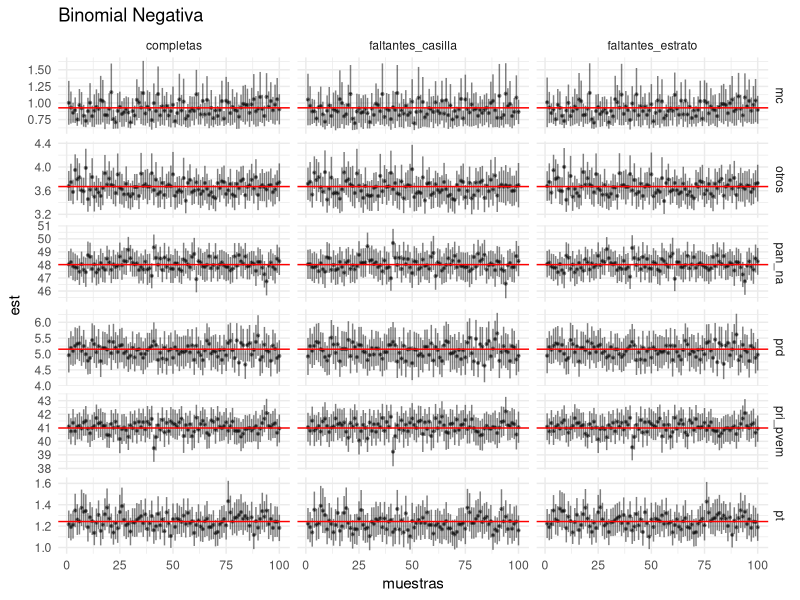
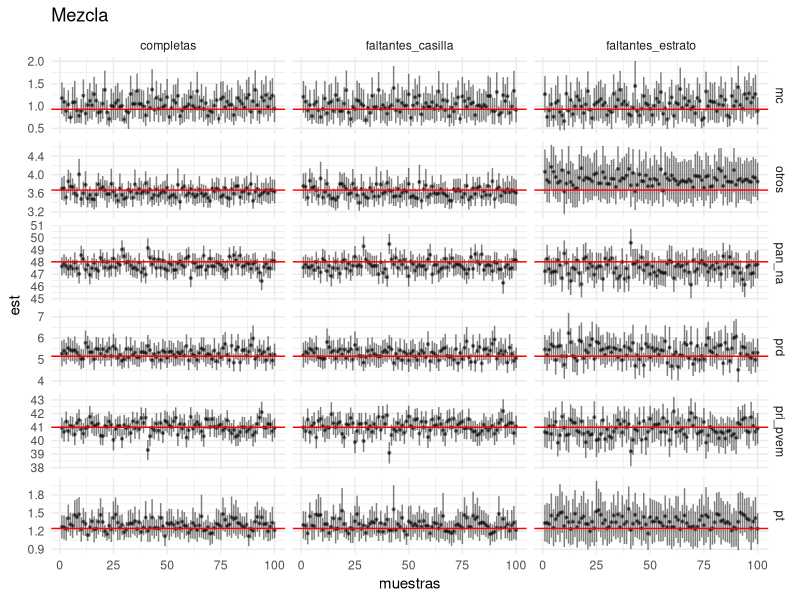
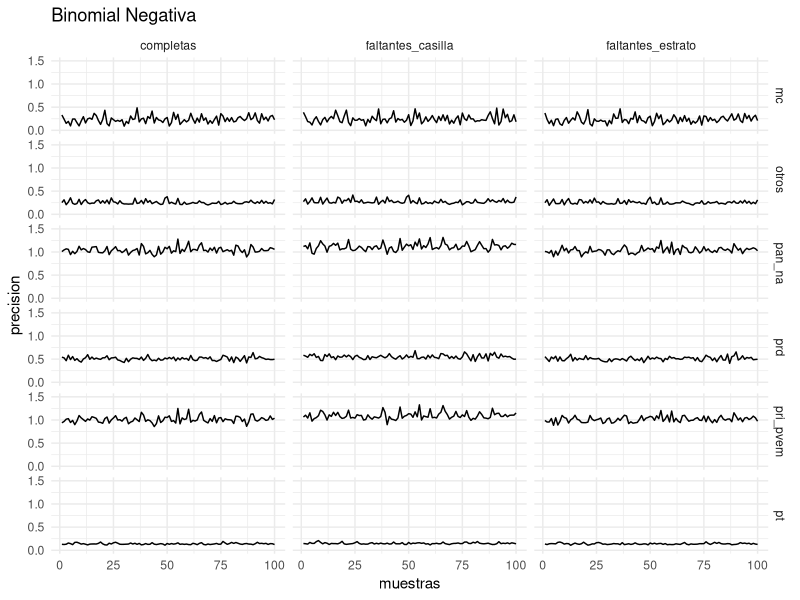
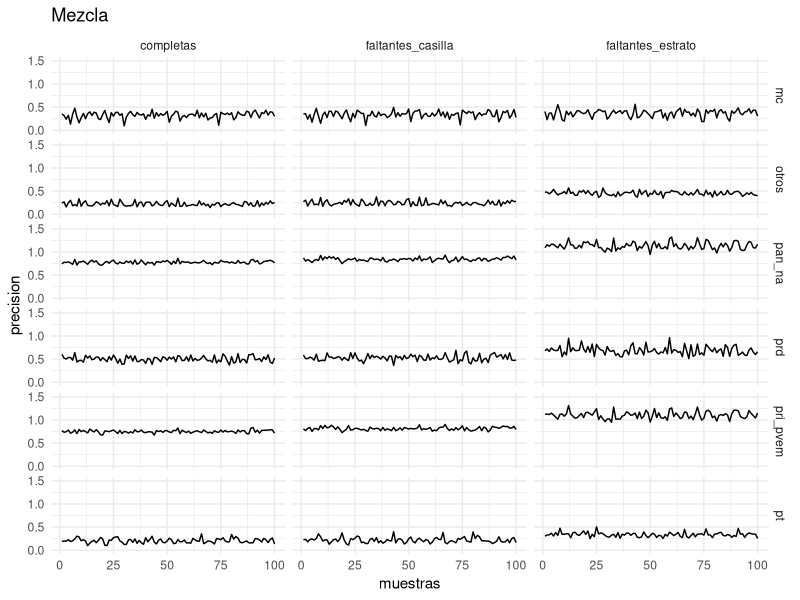
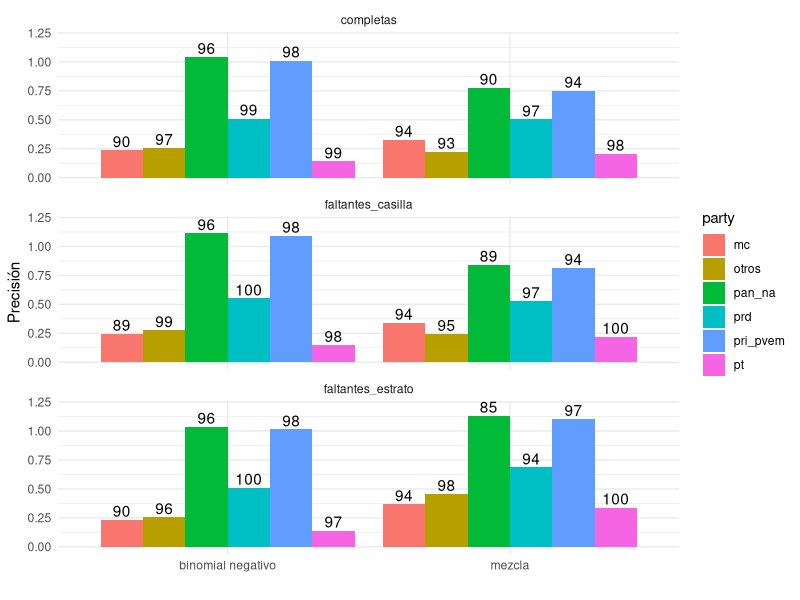

R code for these plots, in order:
## ---- chunk 1
library(tidyverse)
## ---- chunk 2
completas <- read_csv(
  here::here("results/estimaciones_gto/completas.csv")
) %>% 
  mutate(muestra = "completas")
estrato   <- read_csv(
  here::here("results/estimaciones_gto/faltantes_estrato.csv")
) %>% 
  mutate(muestra = "faltantes_estrato")
casilla   <- read_csv(
  here::here("results/estimaciones_gto/faltantes_casilla.csv")
) %>% 
  mutate(muestra = "faltantes_casilla")
completam <- read_csv(here::here("results/estimaciones_gto/completas_gto_anzarut.csv")) %>% 
  mutate(muestra = "completas")

casillam <- read_csv(here::here("results/estimaciones_gto/faltantes_casilla_gto_anzarut.csv")) %>% 
  mutate(muestra = "faltantes_casilla")

estratom <- read_csv(here::here("results/estimaciones_gto/faltantes_estrato_gto_anzarut.csv")) %>% 
  mutate(muestra = "faltantes_estrato")


real <- readr::read_csv(here::here("data/gto_2012.csv")) %>% 
    gather(partido, n_votes, pri_pvem:otros) %>% 
    group_by(partido) %>% 
    summarise(n_votes = sum(n_votes)) %>% 
    mutate(rank = rank(-n_votes)) %>% 
    ungroup() %>% 
    mutate(prop_votes = 100 * n_votes / sum(n_votes)) %>% 
    rename(
      party = partido, 
      real  = prop_votes
    )



full_join(completas, estrato) %>% 
  full_join(casilla) %>% 
  full_join(real) %>% 
  # na.omit %>% 
  ggplot(
    aes(
      x = n_muestra
    )
  ) +
  facet_grid(party ~ muestra, scales = "free_y") +
  # geom_point(aes(y = mean_post)) +
  geom_pointrange(
    aes(ymin = int_l, ymax = int_r, y = mean_post),
    alpha = 0.5, fatten = 0.15
  ) +
  theme_minimal() +
  geom_hline(aes(yintercept = real), colour = "red") +
  labs(x = "muestras", y = "est", title = "Binomial Negativa")

full_join(completam, estratom) %>% 
  full_join(casillam) %>% 
  rename(party = partido, int_r = LS, int_l = LI, mean_post = est) %>% 
  full_join(real) %>% 
  # na.omit %>% 
  ggplot(
    aes(
      x = n_muestra
    )
  ) +
  facet_grid(party ~ muestra, scales = "free_y") +
  # geom_point(aes(y = mean_post)) +
  geom_pointrange(
    aes(ymin = int_l, ymax = int_r, y = mean_post),
    alpha = 0.5, fatten = 0.15
  ) +
  theme_minimal() +
  geom_hline(aes(yintercept = real), colour = "red") +
  labs(x = "muestras", y = "est", title = "Mezcla")

## ---- chunk 3
full_join(completas, estrato) %>% 
  full_join(casilla) %>% 
  na.omit %>% 
  ggplot(
    aes(
      x = n_muestra,
      y = (int_r - int_l)/2
    )
  ) +
  facet_grid(party ~ muestra, scales = "free_y") +
  geom_line() +
  labs(x = "muestras", y = "precision", title = "Binomial Negativa") +
  ylim(0, 1.5) +
  theme_minimal() 

full_join(completam, estratom) %>% 
  full_join(casillam) %>% 
  rename(party = partido, int_r = LS, int_l = LI, mean_post = est) %>% 
  ggplot(
    aes(
      x = n_muestra,
      y = (int_r - int_l) / 2
    )
  ) +
  facet_grid(party ~ muestra, scales = "free_y") +
  geom_line() +
  labs(x = "muestras", y = "precision", title = "Mezcla") +
  ylim(0, 1.5) +
  theme_minimal() 
## ---- chunk 4
bin_neg <- full_join(completas, estrato) %>% 
  full_join(casilla) %>% 
  full_join(real) %>% 
  group_by(party, muestra) %>% 
  summarise(
    ind = sum(if_else(real <= int_r & real >= int_l, 1, 0)),
    pres = mean((int_r - int_l)/2)
  ) %>% ungroup

mezcla <- full_join(completam, estratom) %>% 
  full_join(casillam) %>% 
  rename(party = partido, int_r = LS, int_l = LI) %>%
  mutate(pres = (int_r - int_l)/2) %>% 
  full_join(real) %>% 
  group_by(party, muestra) %>% 
  summarise(
    ind = sum(if_else(real <= int_r & real >= int_l, 1, 0)),
    pres = mean(pres)
  ) %>% ungroup

## ---- chunk 5
bin_neg %>% 
  mutate(
    modelo = "binomial negativo"
  ) %>% 
  full_join(
    mezcla %>% 
      mutate(
        modelo = "mezcla"
      ), 
    by = c("party", "muestra", "ind", "pres", "modelo")
  ) %>% 
  ggplot(
    aes(
      x = modelo, 
      y = pres, 
      fill = party
    )
  ) +
  facet_wrap(~muestra, ncol = 1) +
  geom_bar(
    stat = "identity",
    position = "dodge"
    ) +
  geom_text(
    aes(label = ind),
    position = position_dodge(width=0.9),
    vjust=-0.25
  ) +
  ylim(0,1.20) +
  theme_minimal()  +
  labs(
    y = "Precisión",
    x = ""
  )


## ---- chunk 6
mezcla %>% 
  rename(mezcla = ind, pres_mezcla = pres) %>% 
  left_join(
    bin_neg %>% 
      rename(
        bin_neg = ind,
        pres_bin = pres
      )
  ) %>% 
  select(
    party, muestra, mezcla, bin_neg, pres_mezcla, pres_bin
  ) %>% knitr::kable(digits = 2)
